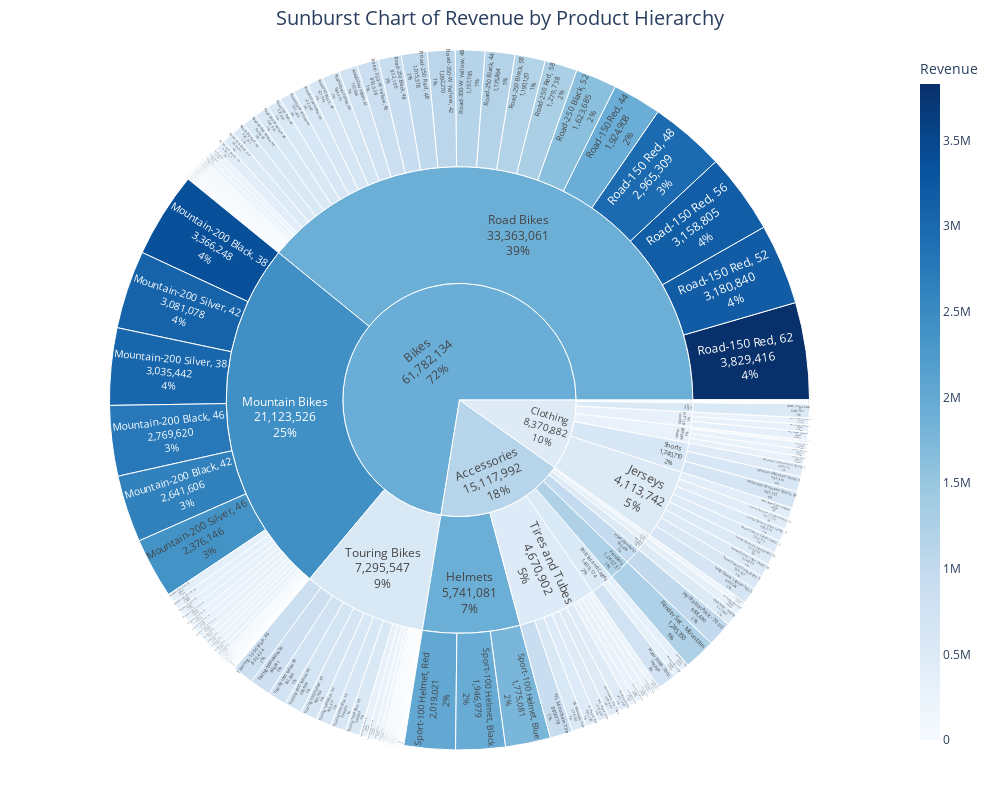

The cell this chart's notebook holds for it:
### Code cell
# Aggregate data for the sunburst
# Replace 'Product_Category', 'Sub_Category', and 'Revenue' with relevant columns
sunburst_data = data.groupby(['Product_Category', 'Sub_Category', 'Product'])['Revenue'].sum().reset_index()

# Create a sunburst chart
fig = px.sunburst(
    sunburst_data,
    path=['Product_Category', 'Sub_Category', 'Product'],  # Define hierarchy
    values='Revenue',  # Values for size
    color='Revenue',  # Values for color
    color_continuous_scale='Blues',  # Color scale
    title="Sunburst Chart of Revenue by Product Hierarchy",
)

# Update layout for better readability
fig.update_layout(
    margin=dict(t=50, l=50, r=50, b=50),  # Increase margins
    width=1000,  # Set chart width
    height=800,  # Set chart height
    title_font_size=20,  # Increase title font size
    title_x=0.5,  # Center the title horizontally
    coloraxis_colorbar=dict(  # Adjust the color bar settings
        title="Revenue",  # Title for the color bar
        ticktext=["Low", "High"],  # Set tick text for the color bar
        lenmode="pixels",  # Set length mode for the color bar
        thickness=20,  # Set thickness of the color bar
        x=1.05,  # Position the color bar slightly outside the chart
        y=0.5,  # Center the color bar vertically        
    )
)

# Update trace text for larger font
fig.update_traces(
    textinfo="label+value+percent entry",  # Show label, value, and percentage
    textfont_size=12,  # Increase font size for labels
)

# Show the chart
fig.show()

### Figure 1 — Plotly figure (JSON) as saved in the notebook; plotly's stock layout.template omitted (floating-point values rounded to 4 significant figures; data arrays with more than 128 entries replaced by an {"elided": "..."} marker saying what was removed)
{"data": [{"branchvalues": "total", "customdata": {"elided": "158x1 float values"}, "domain": {"x": [0, 1], "y": [0, 1]}, "hovertemplate": "labels=%{label}<br>Revenue_sum=%{value}<br>parent=%{parent}<br>id=%{id}<br>Revenue=%{color}<extra></extra>", "ids": {"elided": "158 str values"}, "labels": {"elided": "158 str values"}, "marker": {"coloraxis": "coloraxis", "colors": {"elided": "158 float values"}}, "name": "", "parents": {"elided": "158 str values"}, "textfont": {"size": 12}, "textinfo": "label+value+percent entry", "type": "sunburst", "values": {"elided": "158 int values"}}], "layout": {"coloraxis": {"colorbar": {"lenmode": "pixels", "thickness": 20, "ticktext": ["Low", "High"], "title": {"text": "Revenue"}, "x": 1.05, "y": 0.5}, "colorscale": [[0, "rgb(247,251,255)"], [0.125, "rgb(222,235,247)"], [0.25, "rgb(198,219,239)"], [0.375, "rgb(158,202,225)"], [0.5, "rgb(107,174,214)"], [0.625, "rgb(66,146,198)"], [0.75, "rgb(33,113,181)"], [0.875, "rgb(8,81,156)"], [1, "rgb(8,48,107)"]]}, "height": 800, "legend": {"tracegroupgap": 0}, "margin": {"b": 50, "l": 50, "r": 50, "t": 50}, "title": {"font": {"size": 20}, "text": "Sunburst Chart of Revenue by Product Hierarchy", "x": 0.5}, "width": 1000}}
